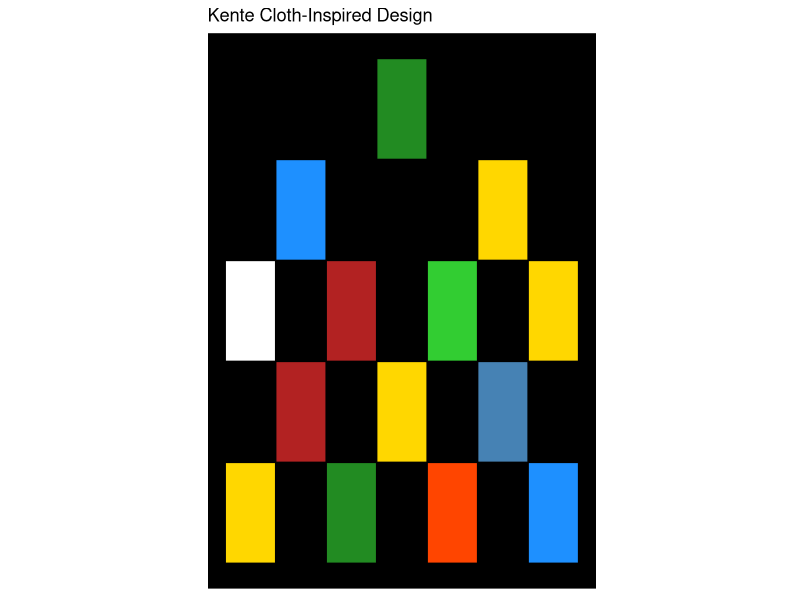
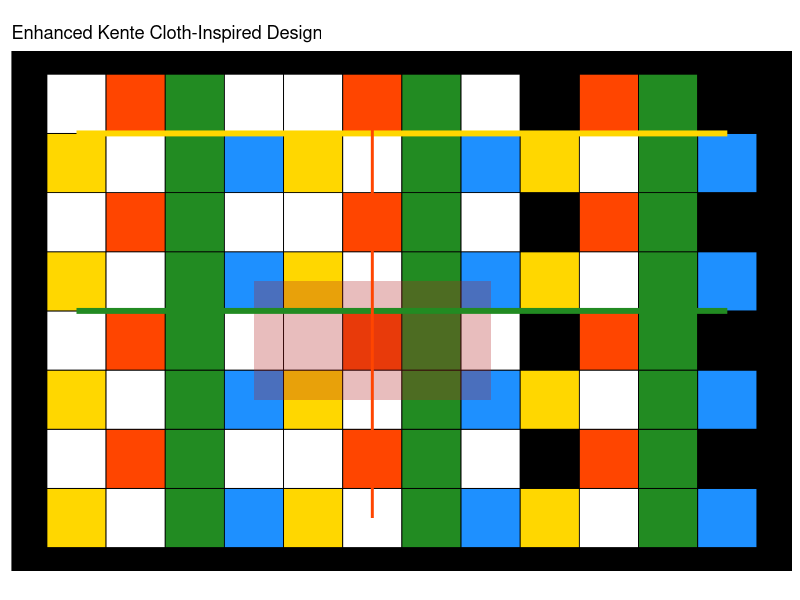
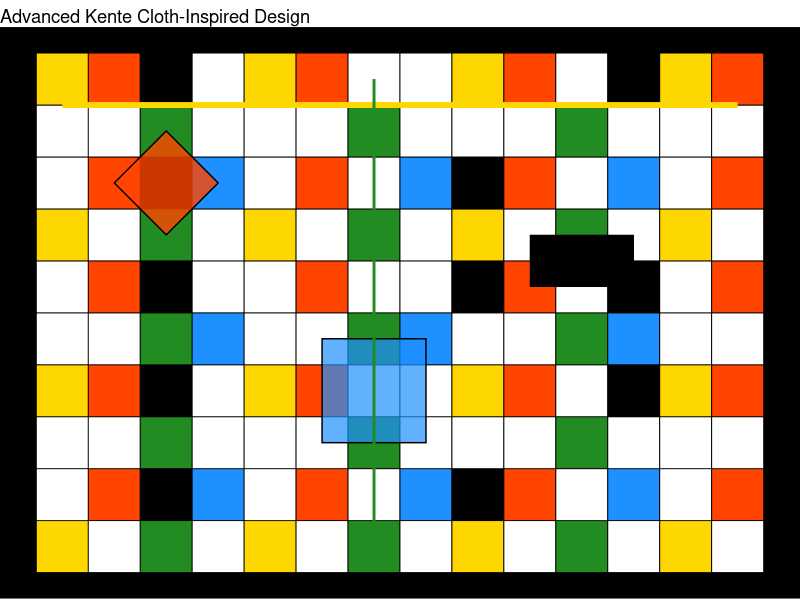

The R script that drew these images, in order:
# Kente Cloth Designs ChatGPT

# Plot 1

# Load necessary library
library(ggplot2)

# Define the data for the kente cloth pattern
kente_data <- data.frame(
  x = c(1, 2, 3, 4, 1.5, 2.5, 3.5, 1, 3, 2, 4, 1.5, 3.5, 2.5),
  y = c(1, 1, 1, 1, 2, 2, 2, 3, 3, 3, 3, 4, 4, 5),
  color = c(
    "#FFD700", "#228B22", "#FF4500", "#1E90FF",
    "#B22222", "#FFD700", "#4682B4", "#FFFFFF",
    "#32CD32", "#B22222", "#FFD700", "#1E90FF",
    "#FFD700", "#228B22"
  )
)

# Create the plot
kente_plot <- ggplot(kente_data, aes(x = x, y = y, fill = color)) +
  geom_tile(color = "black", size = 0.5) + # Add black borders to tiles
  scale_fill_identity() + # Use provided hex colors
  theme_minimal() +
  theme(
    axis.title = element_blank(),
    axis.ticks = element_blank(),
    axis.text = element_blank(),
    panel.grid = element_blank(),
    panel.background = element_rect(fill = "#000000", color = NA) # Black background
  ) +
  coord_fixed(ratio = 1) + # Square tiles
  labs(title = "Kente Cloth-Inspired Design")

# Display the plot
print(kente_plot)

# Plot 2

# Load the necessary library
library(ggplot2)
library(dplyr)

# Define data for a more complex kente cloth pattern
kente_data <- expand.grid(x = 1:12, y = 1:8) %>%
  mutate(
    color = case_when(
      # Define patterns based on rows and columns
      (x %% 4 == 1 & y %% 2 == 1) ~ "#FFD700",  # Gold stripes
      (x %% 4 == 2 & y %% 2 == 0) ~ "#FF4500",  # Red accents
      (x %% 4 == 3) ~ "#228B22",               # Green sections
      (x %% 4 == 0 & y %% 2 == 1) ~ "#1E90FF", # Blue highlights
      (y %% 2 == 0 & x %% 3 == 0) ~ "#000000", # Black geometric blocks
      TRUE ~ "#FFFFFF"                         # White as a filler
    )
  )

# Create the plot
kente_plot <- ggplot(kente_data, aes(x = x, y = y, fill = color)) +
  geom_tile(color = "black", size = 0.3) +  # Black borders for definition
  scale_fill_identity() +                  # Apply color directly
  theme_minimal() +
  theme(
    axis.title = element_blank(),
    axis.ticks = element_blank(),
    axis.text = element_blank(),
    panel.grid = element_blank(),
    panel.background = element_rect(fill = "#000000", color = NA) # Black background
  ) +
  coord_fixed(ratio = 1) +                  # Square tiles for realistic proportions
  labs(title = "Enhanced Kente Cloth-Inspired Design")

# Add geometric elements: stripes and overlays
kente_plot <- kente_plot +
  annotate(
    "rect", xmin = 4, xmax = 8, ymin = 3, ymax = 5, alpha = 0.3, fill = "#B22222"
  ) +  # A red overlay stripe
  annotate(
    "segment", x = 1, xend = 12, y = 7.5, yend = 7.5, color = "#FFD700", size = 2
  ) +  # Horizontal gold stripe
  annotate(
    "segment", x = 1, xend = 12, y = 4.5, yend = 4.5, color = "#228B22", size = 2
  ) +  # Horizontal green stripe
  annotate(
    "segment", x = 6, xend = 6, y = 1, yend = 8, color = "#FF4500", size = 1
  )     # Vertical red stripe

# Display the enhanced plot
print(kente_plot)

# Plot 3

# Load libraries
library(ggplot2)
library(dplyr)

# Define the data for a more intricate kente cloth design
kente_data <- expand.grid(x = 1:14, y = 1:10) %>%
  mutate(
    color = case_when(
      # Define primary and secondary patterns
      (x %% 4 == 1 & y %% 3 == 1) ~ "#FFD700",  # Gold diagonal highlights
      (x %% 4 == 2 & y %% 2 == 0) ~ "#FF4500",  # Red alternating blocks
      (x %% 4 == 3 & y %% 2 == 1) ~ "#228B22", # Green elements
      (x %% 4 == 0 & y %% 3 == 2) ~ "#1E90FF", # Blue accents
      (y %% 2 == 0 & x %% 3 == 0) ~ "#000000", # Black larger elements
      TRUE ~ "#FFFFFF"                         # White filler for spacing
    )
  )

# Base plot for the kente cloth
kente_plot <- ggplot(kente_data, aes(x = x, y = y, fill = color)) +
  geom_tile(color = "black", size = 0.3) +  # Add borders for definition
  scale_fill_identity() +                  # Use predefined hex colors
  theme_void() +                           # Remove axis and gridlines
  theme(
    panel.background = element_rect(fill = "#000000", color = NA) # Black background
  ) +
  coord_fixed(ratio = 1) +                  # Square proportions for realism
  labs(title = "Advanced Kente Cloth-Inspired Design")

# Add geometric motifs: zigzag and checkerboard patterns
kente_plot <- kente_plot +
  annotate(
    "polygon",
    x = c(2, 3, 4, 3), y = c(8, 9, 8, 7),
    fill = "#FF4500", color = "black", alpha = 0.8
  ) + # Zigzag motif
  annotate(
    "rect",
    xmin = 6, xmax = 8, ymin = 3, ymax = 5,
    fill = "#1E90FF", alpha = 0.7, color = "black"
  ) + # Blue checkerboard overlay
  annotate(
    "segment",
    x = 1, xend = 14, y = 9.5, yend = 9.5,
    color = "#FFD700", size = 2
  ) + # Horizontal gold stripe
  annotate(
    "segment",
    x = 7, xend = 7, y = 1, yend = 10,
    color = "#228B22", size = 1
  ) + # Vertical green stripe
  annotate(
    "tile",
    x = c(10.5, 11.5), y = c(6.5, 6.5),
    fill = "#000000", color = "black"
  )    # Black small block motifs

# Display the enhanced plot
print(kente_plot)

